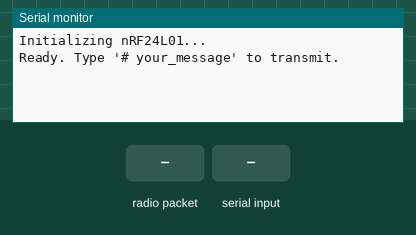
The sketch below on a simulated Arduino Uno, built with avr-gcc and run on an emulated ATmega328P. On the bench: the last lines printed to the serial monitor. The inputs (shaded band) are chosen by the test bench. No radio packets arrive unless stated.

Above: at 1.2 s.
1.3 s: radio packet "#" arrives
At 2.5 s:
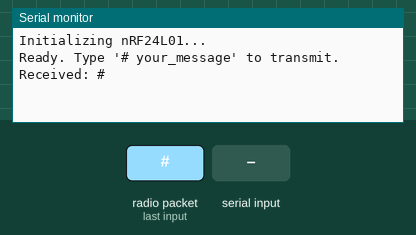
2.8 s: "# \n" received over Serial
At 3.8 s:
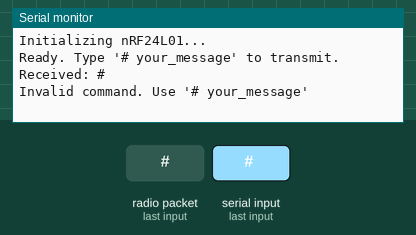
4.3 s: radio packet "1" arrives
At 4.9 s:
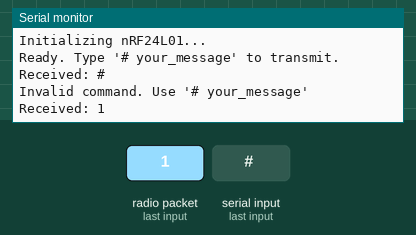

The sketch:

nrf24TransceiverUNO.ino
```cpp
// UNO TRANSCEIVER

#include <SPI.h>
#include <nRF24L01.h>
#include <RF24.h>

// //ARDUINO UNO
// RF24 radio(9, 10);  // CE, CSN (change for ESP32 if needed)

//ESP32
RF24 radio(9, 10);  // CE, CSN (change for ESP32 if needed)

// Address must differ for each pair of nodes (pipe 0 for reading)
const byte address[6] = "00001";

String serialInput = "";

void setup() {
  Serial.begin(9600);
  while (!Serial);

  Serial.println("Initializing nRF24L01...");
  if (!radio.begin()) {
    Serial.println("Radio hardware is not responding!");
    while (1);
  }

  radio.setPALevel(RF24_PA_LOW);
  radio.setDataRate(RF24_1MBPS);
  // radio.setAutoAck(false);
  radio.openWritingPipe(address);
  radio.openReadingPipe(0, address);
  radio.startListening();

  Serial.println("Ready. Type '# your_message' to transmit.");
}

void loop() {
  // 1. Check for received messages
  if (radio.available()) {
    char received[32] = "";
    radio.read(&received, sizeof(received));
    Serial.print("Received: ");
    Serial.println(received);
  }

  // 2. Check for serial input
  while (Serial.available()) {
    char c = Serial.read();
    if (c == '\n') {
      processSerialCommand();
      serialInput = "";
    } else {
      serialInput += c;
    }
  }
}

void processSerialCommand() {
  serialInput.trim();
  if (serialInput.startsWith("# ")) {
    String message = serialInput.substring(2);
    if (sendMessage(message)) {
      Serial.println("Message sent successfully: " + (message.length() > 5 ? message.substring(0, 5) + "....." : message));
    } else {
      Serial.println("Message was not acknowledged.");
    }
  } else {
    Serial.println("Invalid command. Use '# your_message'");
  }
}

bool sendMessage(String message) {
  radio.stopListening();  // Switch to transmit mode

  char buffer[32];
  message.toCharArray(buffer, sizeof(buffer));

  bool success = radio.write(&buffer, sizeof(buffer));

  radio.startListening();  // Return to receive mode
  return success;
}
```

Measured:
- after the input at 1.3 s, the serial monitor: prints a new line at once (image 1)
- after the input at 2.8 s, the serial monitor: prints a new line at once (image 2)
- after the input at 4.3 s, the serial monitor: prints a new line at once (image 3)
